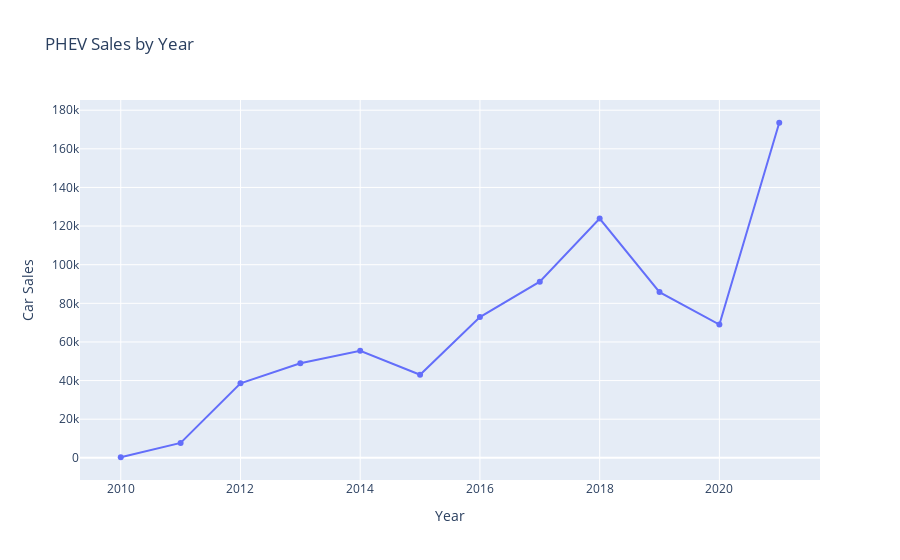

The notebook cell saved with this chart:
### Code cell
#Sale of HEVs Nationwide
to_filter = 'PHEV'
column = 'Statistic'
mask = ev_sales_nation_df[column] == to_filter
df = ev_sales_nation_df[mask]
df.drop(columns = [column], inplace=True)

title = to_filter + ' Sales by Year'

fig = px.line(x=df['Fiscal Year'], y=df['Value'], labels={'x': 'Year', 'y': 'Car Sales'},
              title = title, markers=True, line_shape='linear')
fig.show()

### Figure 1 — Plotly figure (JSON) as saved in the notebook; plotly's stock layout.template omitted (floating-point values rounded to 4 significant figures)
{"data": [{"hovertemplate": "Year=%{x}<br>Car Sales=%{y}<extra></extra>", "legendgroup": "", "line": {"color": "#636efa", "dash": "solid", "shape": "linear"}, "marker": {"symbol": "circle"}, "mode": "lines+markers", "name": "", "orientation": "v", "showlegend": false, "type": "scatter", "x": [2010, 2011, 2012, 2013, 2014, 2015, 2016, 2017, 2018, 2019, 2020, 2021], "xaxis": "x", "y": [300, 7700, 38600, 49000, 55400, 43000, 72900, 91200, 123900, 85800, 69000, 173500], "yaxis": "y"}], "layout": {"legend": {"tracegroupgap": 0}, "title": {"text": "PHEV Sales by Year"}, "xaxis": {"anchor": "y", "domain": [0, 1], "title": {"text": "Year"}}, "yaxis": {"anchor": "x", "domain": [0, 1], "title": {"text": "Car Sales"}}}}
